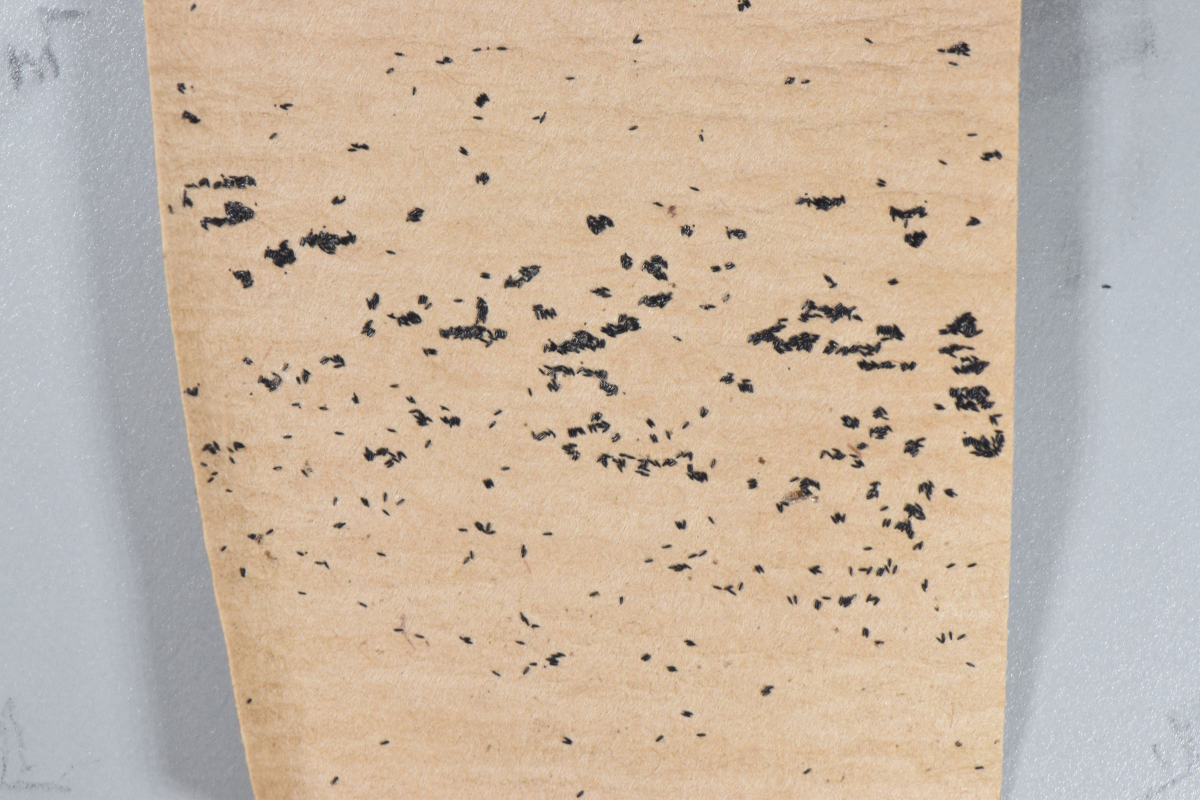
#> input picture Counting Eggs With AI/DSC_0021.JPG, 6000 x 4000 px (shown at 1/5 size)
$ python extractImages.py DSC_0021.JPG
#> lines starting #> are read from the running program, lines starting #| are printed output that depends on the picture; after the words box and inside, x2 and y2 are one past the last pixel; in counts of white or black regions, pixels touching at a corner belong together
import difflib
import cv2
import numpy as np
import sys
import matplotlib.pyplot as plt
import os
import math

font = cv2.FONT_HERSHEY_PLAIN
boxSizeChange = 0
blankImage = np.zeros((224, 224, 3), np.uint8)
blankImage[:, :] = (255, 0, 255)
l_img = blankImage.copy()
lower_black = np.array([0, 0, 0], dtype="uint16")
upper_black = np.array([85, 85, 85], dtype="uint16")
count = 0

#print(len(sys.argv))
#print(str(sys.argv))

for arg in range(1, len(sys.argv)):
    #print("Position: ", arg)
    #print("Getting image", sys.argv[arg])
    theImage = str(sys.argv[arg])
    # Reading image

    img2 = cv2.imread(theImage, cv2.IMREAD_COLOR)
#> img2 is the input picture: shape (4000, 6000, 3); mean B, G, R 164.6, 181.8, 198.7
    img3 = cv2.imread(theImage, cv2.IMREAD_COLOR)
    tempImg = cv2.imread(theImage)
    grey = cv2.cvtColor(tempImg, cv2.COLOR_RGB2GRAY)
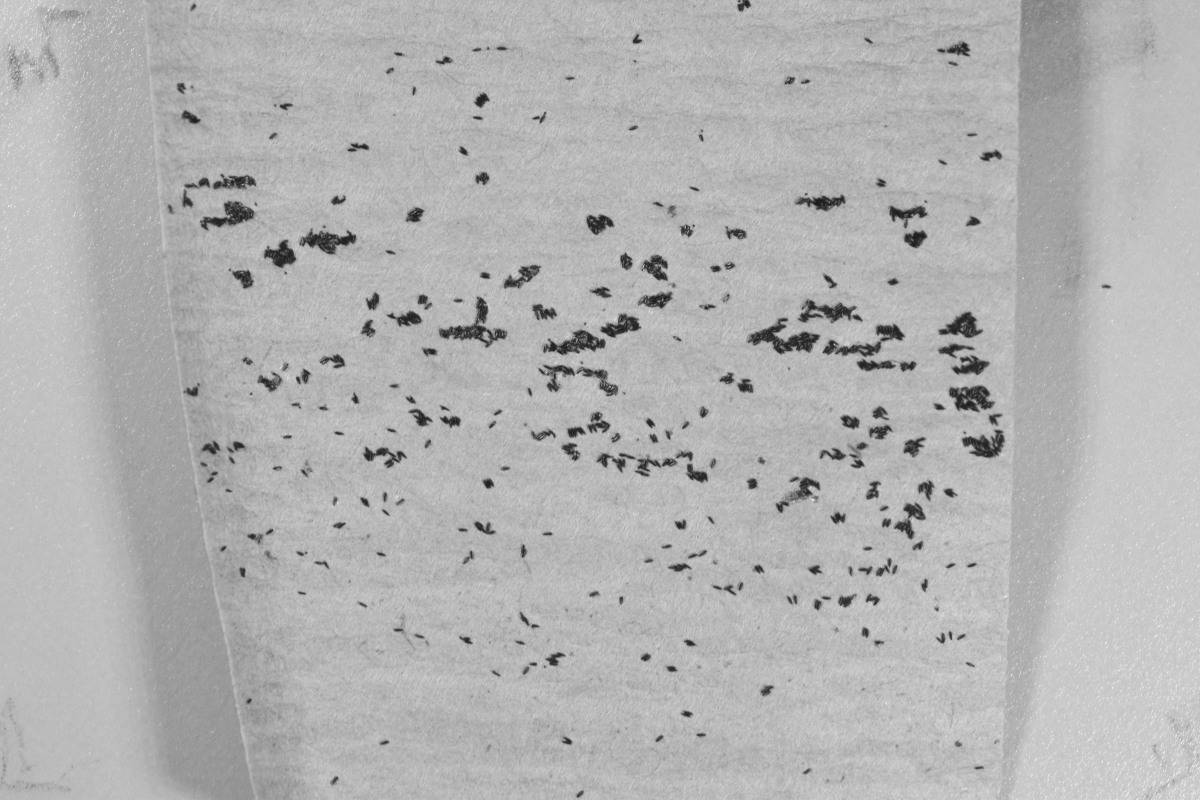
#> grey: shape (4000, 6000) (shown at 1/5 size); min 20, max 255, mean 178.5
    cv2.imwrite("grey.jpg", grey)
    frame = cv2.imread("grey.jpg")
#> frame: shape (4000, 6000, 3); min 21, max 255, mean 178.5
    try:
    	os.remove("grey.jpg")
    except: pass
    black_mask = cv2.inRange(frame, lower_black, upper_black)
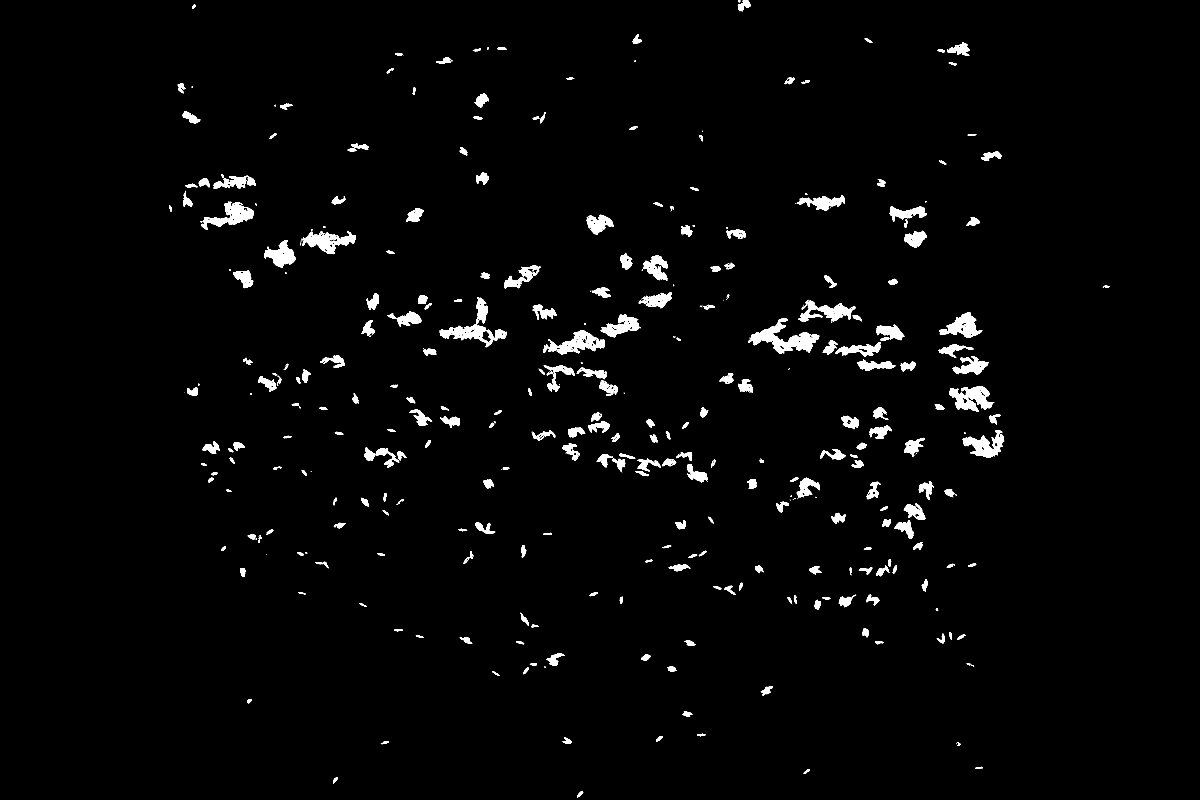
#> black_mask: shape (4000, 6000) (shown at 1/5 size); 2.1% white; 612 white regions (286 under 20 px)
    canny = cv2.GaussianBlur(black_mask, (11, 11), 0)
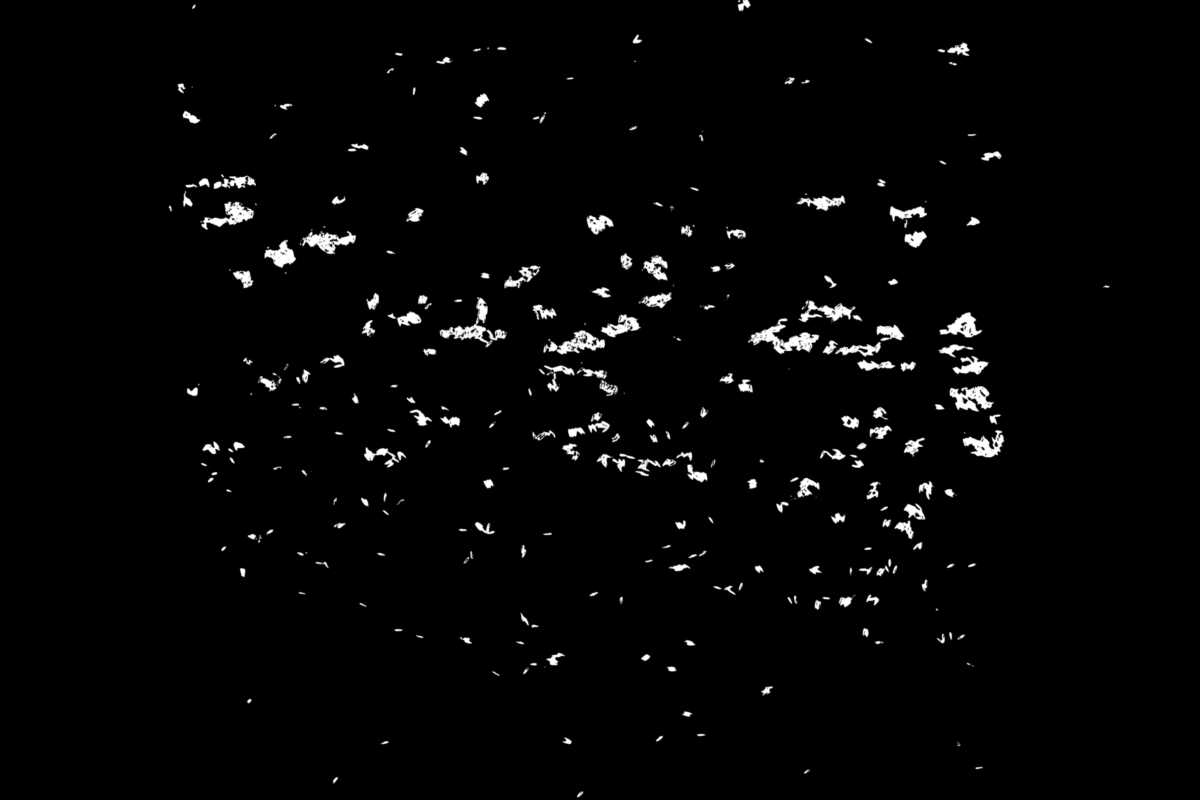
#> canny: shape (4000, 6000) (shown at 1/5 size); min 0, max 255, mean 5.3
    dilated = cv2.dilate(canny, (1, 1), iterations=1)
    (contours, heirarchy) = cv2.findContours(dilated, cv2.RETR_EXTERNAL, cv2.CHAIN_APPROX_SIMPLE)
#> contours = 275 contours; largest, box (x1, y1, x2, y2) and area: (3735, 1587, 4102, 1776) 29459, (2194, 1480, 2539, 1742) 28768, (4109, 1619, 4526, 1789) 23975, (2713, 1647, 3030, 1779) 22252, (4744, 1926, 4976, 2064) 21704
    rgb = cv2.cvtColor(img2, cv2.COLOR_BGR2RGB)
    cv2.drawContours(rgb, contours, -1, (0, 255, 0), 2)
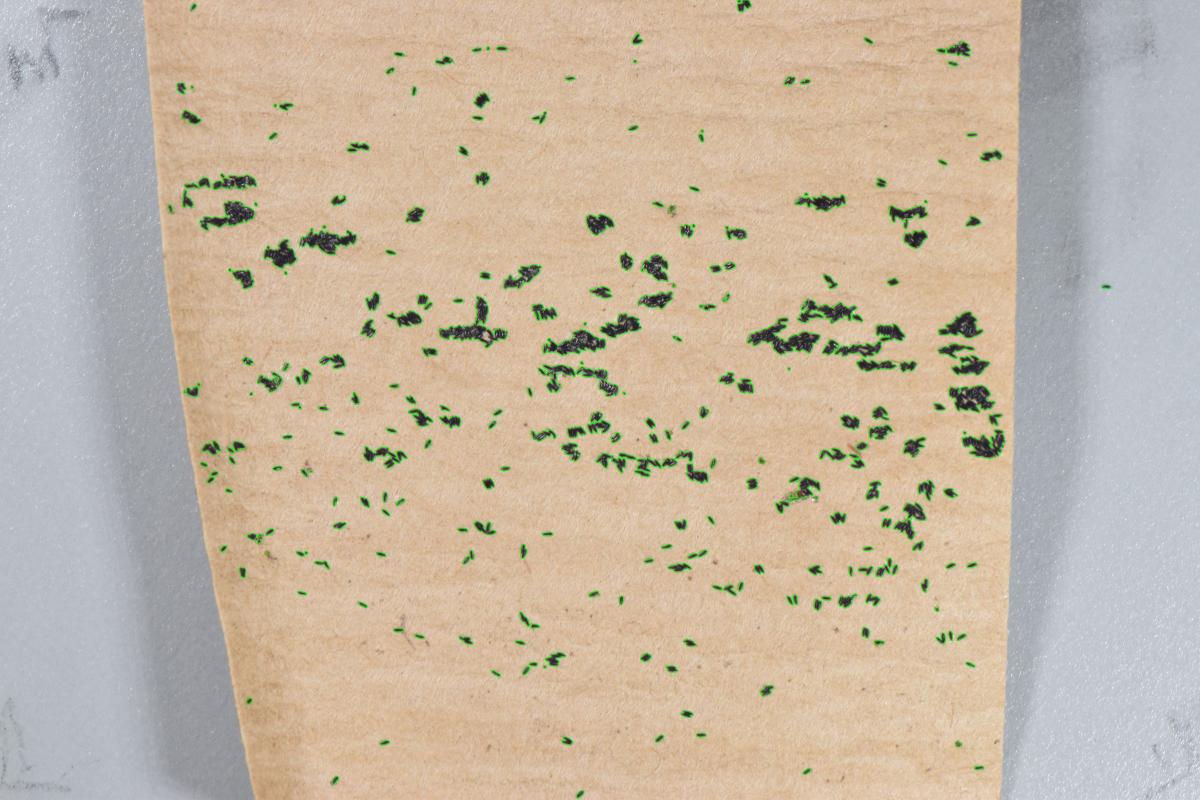
#> rgb: shape (4000, 6000, 3) (shown at 1/5 size); mean R, G, B 197.1, 182.7, 163.4
    cv2.imwrite("contours.jpg", rgb)

    for c in contours:
        x, y, w, h = cv2.boundingRect(c)
        cropped_image = img2[y - boxSizeChange:y + h + boxSizeChange, x - boxSizeChange:x + w + boxSizeChange]
        if cropped_image is not None:
            count += 1
            changedNum = str(count)
            ratio = 1
            dim = (1, 1)
            area = cropped_image.shape[0] * cropped_image.shape[1]
            #print(area,count)
            if 1500 <= area:
                if cropped_image.shape[0] > cropped_image.shape[1]:
                    ratio = 224 / cropped_image.shape[0]
                    dim = (int(cropped_image.shape[1] * ratio), 224)
                else:
                    ratio = 224 / cropped_image.shape[1]
                    dim = (224, int(cropped_image.shape[0] * ratio))

                resizedImg = cv2.resize(cropped_image, dim, interpolation=cv2.INTER_AREA)
                l_img[0:resizedImg.shape[0], 0:resizedImg.shape[1]] = resizedImg
                l_img = cv2.cvtColor(l_img,cv2.COLOR_RGB2GRAY)
                if not os.path.exists(os.path.splitext(sys.argv[arg])[0] + 'Images'):
                    os.makedirs(os.path.splitext(sys.argv[arg])[0]+'Images')
                cv2.imwrite(os.path.splitext(sys.argv[arg])[0] + 'Images/Cropped Image' + changedNum + '.jpg', l_img)
                l_img90 = cv2.rotate(l_img,cv2.ROTATE_90_CLOCKWISE)
                cv2.imwrite(os.path.splitext(sys.argv[arg])[0] + 'Images/Cropped Image90' + changedNum + '.jpg', l_img90)
                l_img180 = cv2.rotate(l_img,cv2.ROTATE_180)
                cv2.imwrite(os.path.splitext(sys.argv[arg])[0] + 'Images/Cropped Image180' + changedNum + '.jpg', l_img180)
                l_img270 = cv2.rotate(l_img,cv2.ROTATE_90_COUNTERCLOCKWISE)
                cv2.imwrite(os.path.splitext(sys.argv[arg])[0] + 'Images/Cropped Image270' + changedNum + '.jpg', l_img270)
                l_imgFlipped = cv2.flip(l_img,0)
                cv2.imwrite(os.path.splitext(sys.argv[arg])[0] + 'Images/Cropped ImageFlipped' + changedNum + '.jpg', l_imgFlipped)
                l_img = blankImage.copy()
                cv2.rectangle(img3, (x - boxSizeChange, y - boxSizeChange), (x + w + boxSizeChange, y + h + boxSizeChange),(0, 255, 0), 2)
                cv2.putText(img3, changedNum, (x, y), font, 1, (255, 0, 0))
#> this loop made 275 passes
#> (x, y, w, h, changedNum, ratio, dim, area) on passes 1 to 12: (2880, 3953, 41, 39, '1', 5.46, (224, 213), 1599), (1660, 3880, 34, 44, '2', 1, (1, 1), 1496), (4013, 3842, 41, 31, '3', 1, (1, 1), 1271), (4872, 3829, 47, 22, '4', 1, (1, 1), 1034), (4777, 3706, 29, 30, '5', 1, (1, 1), 870), (1900, 3701, 48, 26, '6', 1, (1, 1), 1248), (2809, 3683, 55, 43, '7', 4.07, (224, 175), 2365), (3275, 3675, 45, 38, '8', 4.98, (224, 189), 1710), (3481, 3664, 51, 23, '9', 1, (1, 1), 1173), (3405, 3553, 62, 37, '10', 3.61, (224, 133), 2294), (1231, 3490, 31, 32, '11', 1, (1, 1), 992), (3800, 3426, 69, 57, '12', 3.25, (224, 185), 3933)
#> pass 1, `l_img90 = cv2.rotate(l_img,cv2.ROTATE_90_CLOCKWISE)`:
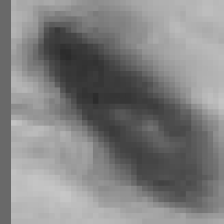
#> l_img90: shape (224, 224); min 43, max 199, mean 128.8
#> after the loop:
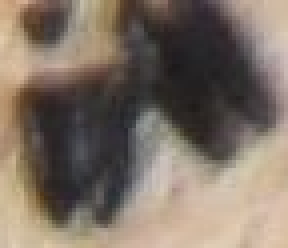
#> cropped_image: shape (62, 72, 3) (shown 4 times larger); mean B, G, R 100.6, 112.2, 125.3
#> after the loop:
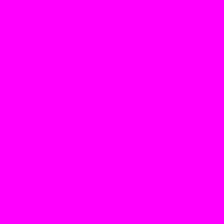
#> l_img: shape (224, 224, 3); mean B, G, R 255, 0, 255

cv2.imwrite("Rectangle" + theImage, img3)
cv2.waitKey(0)
cv2.destroyAllWindows()
